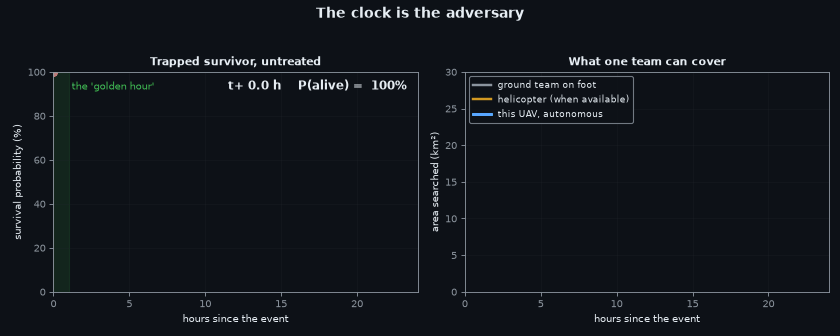
#> input picture docs/assets/01_problem_golden_hour.gif, 840 x 336 px, found by its file name
$ python make_pitch_assets.py
#> lines starting #> are read from the running program, lines starting #| are printed output that depends on the picture
### scripts/_bootstrap.py
"""Make ``python scripts/<anything>.py`` work from a fresh clone.

Why this file exists
--------------------
Running ``python3 scripts/run_rescue_simulation.py`` puts **the script's own
directory** (``scripts/``) at the front of ``sys.path`` - not the repository
root.  The ``sar`` package lives at the repository root, so the import fails::

    ModuleNotFoundError: No module named 'sar'

The usual reflex is ``pip install sar``.  That is actively harmful here: there
is an unrelated project on PyPI called ``sar`` (a synthetic-aperture-radar
helper), and installing it makes the error *change* rather than go away::

    ModuleNotFoundError: No module named 'sar.core'

...because ``import sar`` now resolves to the PyPI package, which has no
``core`` submodule.  This module fixes both halves of that trap:

1. :func:`ensure_repo_on_path` puts the repository root first on ``sys.path``,
   so the sortie runs straight out of a clone with no install step at all;
2. :func:`assert_local_sar` checks that the ``sar`` that actually got imported
   is *this* repository's package, and if it is not, it prints the exact
   command to undo the mistake.

Nothing here is needed once the project is installed with
``pip install -e .`` - it is idempotent and costs a few microseconds, and it
means a teammate cloning the repo at 2 a.m. before a review can just run the
script.
"""

from __future__ import annotations

import importlib.util
import os
import sys
from pathlib import Path
from typing import Iterable, List, Sequence

#: Repository root - the directory that contains ``sar/``, ``scripts/`` and
#: ``pyproject.toml``.
REPO_ROOT = Path(__file__).resolve().parents[1]

#: Third-party modules the simulation cannot run without, mapped to the pip
#: name that provides them (import name != distribution name for Pillow etc.).
CORE_REQUIREMENTS = {
    "numpy": "numpy",
    "scipy": "scipy",
}

#: Modules that only some entry points need.  Missing ones are reported as a
#: hint rather than an error.
OPTIONAL_REQUIREMENTS = {
    "pymavlink": "pymavlink        (real ArduPilot SITL / hardware MAVLink)",
    "matplotlib": "matplotlib       (GIF/PNG figure export)",
    "fastapi": "fastapi uvicorn  (live command-centre dashboard, --live)",
    "onnxruntime": "onnxruntime      (neural detector backend, sar.ai)",
    "cv2": "opencv-python    (real camera capture, sar.hardware)",
}

_BANNER = "=" * 78


def ensure_repo_on_path() -> Path:
    """Put the repository root at the front of ``sys.path``.  Idempotent.

    Front, not back, deliberately: if a stale ``sar`` distribution is installed
    in the active environment, the repository copy must win, otherwise the code
    under test is not the code in the working tree.
    """
    root = str(REPO_ROOT)
    while root in sys.path:
        sys.path.remove(root)
    sys.path.insert(0, root)
    return REPO_ROOT


def _foreign_sar_installed() -> str | None:
    """Return the path of an installed, non-repository ``sar`` package, if any."""
    for entry in sys.path:
        if not entry:
            continue
        try:
            entry_path = Path(entry).resolve()
        except (TypeError, ValueError, OSError):  # pragma: no cover
            continue
        if entry_path == REPO_ROOT:
            continue
        candidate = entry_path / "sar"
        if (candidate / "__init__.py").is_file():
            return str(candidate)
        flat = entry_path / "sar.py"
        if flat.is_file():
            return str(flat)
    return None


def assert_local_sar() -> None:
    """Fail loudly and usefully if ``import sar`` would hit the wrong package."""
    spec = importlib.util.find_spec("sar")
    if spec is None or not spec.origin:
        return  # ensure_repo_on_path() has not run yet, or a namespace package
    origin = Path(spec.origin).resolve()
    try:
        origin.relative_to(REPO_ROOT)
    except ValueError:
        foreign = _foreign_sar_installed() or str(origin)
        sys.stderr.write(
            f"\n{_BANNER}\n"
            "WRONG `sar` PACKAGE ON THE PATH\n"
            f"{_BANNER}\n"
            f"  `import sar` resolves to : {foreign}\n"
            f"  it should resolve to     : {REPO_ROOT / 'sar'}\n\n"
            "There is an unrelated project called `sar` on PyPI (synthetic\n"
            "aperture radar).  If you ran `pip install sar` to fix a\n"
            "ModuleNotFoundError, undo it:\n\n"
            "    pip uninstall -y sar\n"
            "    pip install -e .        # installs THIS repo as `sar`\n\n"
            f"{_BANNER}\n\n")
        raise SystemExit(2)


def check_requirements(extra: Sequence[str] = (), *, strict: bool = True) -> List[str]:
    """Report missing dependencies with an actionable message.

    Returns the list of missing *core* requirements.  With ``strict`` the
    process exits rather than dying later with a bare ``ImportError`` half way
    through a mission.
    """
#> called with extra = (), strict = True
    missing: List[str] = []
    for module, pip_name in {**CORE_REQUIREMENTS,
                             **{m: m for m in extra}}.items():
        if importlib.util.find_spec(module) is None:
            missing.append(pip_name)
    if missing and strict:
        sys.stderr.write(
            f"\n{_BANNER}\n"
            "MISSING DEPENDENCIES\n"
            f"{_BANNER}\n"
            f"  cannot import: {', '.join(missing)}\n\n"
            "  python3 -m venv .venv && source .venv/bin/activate\n"
            "  pip install -e '.[sim]'\n\n"
            f"{_BANNER}\n\n")
        raise SystemExit(2)
    return missing


# [4 lines left out: function optional_status, not called in this run]


def warn_if_foreign_sar_installed() -> None:
    """Non-fatal notice: a PyPI ``sar`` is installed but the repo copy wins.

    The repo copy winning is exactly what we want, but leaving the foreign
    distribution installed will bite the next person who runs a tool that does
    not go through this bootstrap (a notebook, an IDE run configuration), so it
    is worth one line on stderr.
    """
    if os.environ.get("SAR_SUPPRESS_SHADOW_WARNING"):
        return
    foreign = _foreign_sar_installed()
    if foreign:
        sys.stderr.write(
            f"[sar] note: an unrelated `sar` package is installed at {foreign}; "
            "the repository copy is being used. Run `pip uninstall -y sar` to "
            "remove the ambiguity (see docs/HOWTO_RUN.md).\n")


def bootstrap(extra_requirements: Iterable[str] = (), *, strict: bool = True) -> Path:
    """The one call every script makes before importing :mod:`sar`."""
    root = ensure_repo_on_path()
    assert_local_sar()
    warn_if_foreign_sar_installed()
    check_requirements(tuple(extra_requirements), strict=strict)
    # Deterministic, headless, and never blocked on a display server: a sortie
    # that opens a window on a CI runner is a sortie that hangs.
    os.environ.setdefault("MPLBACKEND", "Agg")
    return root


__all__ = [
    "REPO_ROOT",
    "assert_local_sar",
    "bootstrap",
    "check_requirements",
    "ensure_repo_on_path",
    "optional_status",
]

### scripts/make_pitch_assets.py
#!/usr/bin/env python3
"""Generate the bespoke figures used by the SIH pitch deck.

The GIFs in ``docs/assets`` are correct but animated; a pitch deck wants static
frames and a couple of novelty-focused diagrams that the general teaching set
does not cover (the physics-engine identification chain and the architecture).
This script produces, into ``docs/assets/pitch/``:

* first-frame stills of the six teaching animations;
* ``pitch_physics.png``  - the physics-informed survivor identification chain;
* ``pitch_arch.png``     - the end-to-end system architecture.

Everything is rendered with matplotlib from the project's own models where it is
cheap to do so; the physics figure is illustrative and labelled as such.
"""

from __future__ import annotations

import sys
from pathlib import Path

# --- repo-root bootstrap ---------------------------------------------------
sys.path.insert(0, str(Path(__file__).resolve().parents[1]))
from scripts._bootstrap import bootstrap  # noqa: E402

bootstrap()

import numpy as np  # noqa: E402
from PIL import Image  # noqa: E402
import matplotlib  # noqa: E402

matplotlib.use("Agg")
import matplotlib.pyplot as plt  # noqa: E402
from matplotlib.patches import FancyArrowPatch, FancyBboxPatch  # noqa: E402

OUT = Path("docs/assets/pitch")
OUT.mkdir(parents=True, exist_ok=True)

DARK = "#0b1220"
INK = "#e5edf8"
MUTED = "#8ea3c0"
ACCENT = "#22c55e"
CYAN = "#38bdf8"
AMBER = "#f59e0b"
RED = "#dc2626"

plt.rcParams.update({
    "figure.facecolor": DARK, "axes.facecolor": DARK,
    "axes.edgecolor": "#243350", "axes.labelcolor": INK,
    "text.color": INK, "xtick.color": MUTED, "ytick.color": MUTED,
    "font.family": "DejaVu Sans", "savefig.facecolor": DARK,
})


def first_frames() -> None:
    """Pull the first frame of each teaching GIF to a PNG still."""
    order = [
        ("01_problem_golden_hour.gif", "pitch_01_problem.png"),
        ("02_search_coverage.gif", "pitch_02_coverage.png"),
        ("03_detection_pipeline.gif", "pitch_03_detection.png"),
        ("04_gps_denied.gif", "pitch_04_gps.png"),
        ("05_comms_store_forward.gif", "pitch_05_comms.png"),
        ("06_rescue_drop_route.gif", "pitch_06_rescue.png"),
    ]
    for src, dst in order:
        p = Path("docs/assets") / src
        if not p.exists():
            continue
        im = Image.open(p)
#> im is the input picture: PIL image 840x336 P; mean R, G, B 17.5, 21.9, 27.7
        im.seek(0)
        im.convert("RGB").save(OUT / dst)
        print(f"  still  {dst}")


def physics_figure() -> None:
    """The physics-informed identification chain, in four labelled stages."""
    fig, axes = plt.subplots(1, 4, figsize=(12.8, 3.6), constrained_layout=True)
    fig.suptitle("Physics-engine survivor identification — every decision is a physical model, not a learned guess",
                 fontsize=11, color=INK, x=0.5, y=1.02)

    # 1. Radiometric signature (LWIR apparent temperature over time)
    ax = axes[0]
    t = np.linspace(0, 30, 200)
    ax.plot(t, 36.5 - 0.35 * np.sqrt(t), color=RED, lw=2.2,
            label="immersed survivor")
    ax.plot(t, 36.6 + 0.0 * t, color=AMBER, lw=2.0, ls="--",
            label="dry survivor")
    ax.plot(t, 27.0 + 0.0 * t, color=CYAN, lw=1.8, ls=":",
            label="warm roof (decoy)")
    ax.axhline(35.0, color=MUTED, lw=0.8)
    ax.text(31, 35.0, "hypothermia onset 35°C", color=MUTED, fontsize=6.5, va="center")
    ax.set_xlabel("minutes observed"); ax.set_ylabel("apparent temp °C")
    ax.set_title("1 · thermal physiology", fontsize=9, color=CYAN)
    ax.legend(fontsize=6, frameon=False, loc="lower left")
    ax.set_xlim(0, 32); ax.set_ylim(24, 38)

    # 2. Posture from shape + context
    ax = axes[1]
    water = np.linspace(0, 1.2, 50)
    elong = np.linspace(1.0, 2.0, 50)
    W, E = np.meshgrid(water, elong)
    regions = np.zeros_like(W)
    regions[(W > 0.5)] = 1                                  # in water
    regions[(W <= 0.5) & (E > 1.6)] = 2                     # prone/buried
    regions[(W <= 0.5) & (E <= 1.6) & (E > 1.35)] = 3       # lying
    regions[(W <= 0.5) & (E <= 1.35)] = 4                   # standing
    cmap = plt.matplotlib.colors.ListedColormap(
        ["#0b1220", "#1d4ed8", "#7c3aed", "#0891b2", "#16a34a"])
    ax.pcolormesh(water, elong, regions, cmap=cmap, vmin=0, vmax=4, shading="auto")
    labels = ["in-water clinging", "prone / partial burial", "lying",
              "standing / walking"]
    for i, (wd, el, lab) in enumerate([(0.85, 1.1, labels[0]),
                                        (0.2, 1.8, labels[1]),
                                        (0.2, 1.5, labels[2]),
                                        (0.2, 1.15, labels[3])]):
        ax.text(wd, el, lab, fontsize=6.5, ha="center", va="center", color="white")
    ax.set_xlabel("water depth m"); ax.set_ylabel("elongation")
    ax.set_title("2 · posture from physics", fontsize=9, color=CYAN)
    ax.set_xticks([0, 0.5, 1.0]); ax.set_yticks([1.0, 1.5, 2.0])

    # 3. Ballistic release (drag + wind)
    ax = axes[2]
    release = np.array([0.0, 0.0])
    impact_no_wind = np.array([-6.0, 0.0])
    impact_wind = np.array([-9.0, 3.2])
    xs = np.linspace(0, 1, 40)
    curve = np.array([xs * -6.0, (1 - (xs - 0.5) ** 2) * 2.0])
    ax.plot(curve[0], curve[1], color=ACCENT, lw=1.6)
    ax.scatter(*release, color=CYAN, s=40, zorder=5)
    ax.scatter(*impact_wind, color=RED, s=40, zorder=5, marker="x")
    ax.annotate("release", release + [0.5, 0.2], color=CYAN, fontsize=7)
    ax.annotate("impact (wind-corrected)", impact_wind + [0.5, 0.2],
                color=RED, fontsize=7)
    ax.add_patch(FancyArrowPatch((impact_no_wind[0], 1.0), (impact_wind[0], 1.3),
                                 arrowstyle="->", color=AMBER, lw=1.2))
    ax.text(-8.2, 1.05, "wind drift", color=AMBER, fontsize=7)
    ax.set_xlim(-11, 2); ax.set_ylim(-0.8, 2.2)
    ax.axis("off")
    ax.set_title("3 · ballistic drop (drag + wind)", fontsize=9, color=CYAN)

    # 4. A* rescue routing
    ax = axes[3]
    rng = np.random.default_rng(3)
    ax.set_facecolor("#0e1626")
    for _ in range(26):
        x, y = rng.uniform(0, 10, 2)
        ax.add_patch(FancyBboxPatch((x, y), 0.7, 0.7,
                                    boxstyle="round,pad=0.05",
                                    fc="#1d2b44", ec="none"))
    way = np.array([[0.5, 0.5], [2.1, 1.4], [3.0, 3.1], [5.0, 4.2],
                    [6.4, 5.6], [8.2, 7.0], [9.4, 9.4]])
    ax.plot(way[:, 0], way[:, 1], color=CYAN, lw=2.0, ls="--")
    ax.scatter(0.5, 0.5, color=ACCENT, s=60, zorder=5)
    ax.scatter(9.4, 9.4, color=RED, s=60, zorder=5)
    ax.annotate("GCS", (0.5, 0.2), color=ACCENT, fontsize=7)
    ax.annotate("survivor", (8.4, 9.1), color=RED, fontsize=7)
    ax.set_xlim(0, 10); ax.set_ylim(0, 10); ax.axis("off")
    ax.set_title("4 · A* safe route to victim", fontsize=9, color=CYAN)

    fig.savefig(OUT / "pitch_physics.png", dpi=150, bbox_inches="tight")
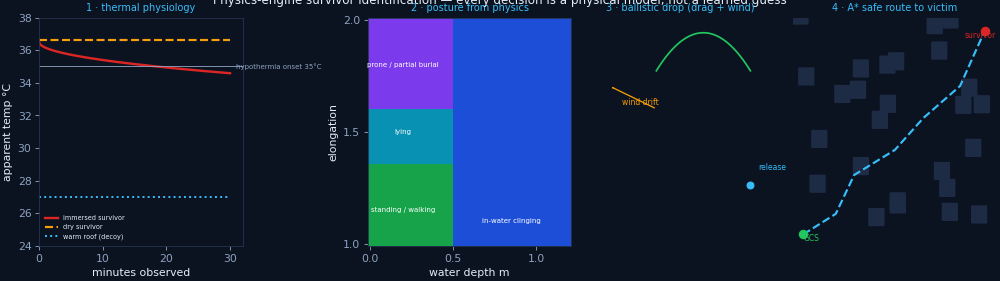
#> figure drawn by matplotlib, 4 panels; panel 1: curve peaks at x = 0, y = 36.5
    plt.close(fig)
#> figure, not shown here; panel 1: curve peaks at x = 0, y = 36.5
    print("  figure pitch_physics.png")


def arch_figure() -> None:
    """The end-to-end system architecture as a layered block diagram."""
    fig, ax = plt.subplots(figsize=(12.8, 7.0))
    ax.axis("off")
    ax.set_xlim(0, 12.8); ax.set_ylim(0, 7.0)

    def box(x, y, w, h, title, sub="", fc="#111a2b", ec="#243350", tcol=INK):
        ax.add_patch(FancyBboxPatch((x, y), w, h,
                                    boxstyle="round,pad=0.02,rounding_size=0.12",
                                    fc=fc, ec=ec, lw=1.2))
        ax.text(x + w / 2, y + h - 0.34, title, ha="center", va="center",
                fontsize=9.5, color=tcol, weight="bold")
        if sub:
            ax.text(x + w / 2, y + h - 0.82, sub, ha="center", va="center",
                    fontsize=6.8, color=MUTED)
        return (x + w / 2, y + h / 2)

    def arrow(p0, p1, color=ACCENT, style="-|>"):
        ax.add_patch(FancyArrowPatch(p0, p1, arrowstyle=style, mutation_scale=14,
                                     color=color, lw=1.4, shrinkA=2, shrinkB=2))

    # Layer 1 - sensing
    c1 = box(0.5, 5.7, 2.6, 1.0, "RGB camera", "EO · saliency, shape", fc="#12203a")
    c2 = box(3.4, 5.7, 2.6, 1.0, "LWIR thermal", "radiometry · vitals", fc="#12203a")
    c3 = box(6.3, 5.7, 2.6, 1.0, "IMU / baro / GPS", "H743-Wing + ArduPilot", fc="#12203a")
    c4 = box(9.2, 5.7, 2.6, 1.0, "Range / LIDAR", "terrain, altitude", fc="#12203a")

    # Layer 2 - edge AI
    e1 = box(0.5, 3.9, 2.6, 1.1, "YOLO detect", "RGB + thermal backends", fc="#14213d", ec=CYAN)
    e2 = box(3.4, 3.9, 2.6, 1.1, "Physics engine", "posture · triage · decoy veto", fc="#14213d", ec=AMBER)
    e3 = box(6.3, 3.9, 2.6, 1.1, "Geo-tagging", "error ellipse, honest sigma", fc="#14213d", ec=CYAN)
    e4 = box(9.2, 3.9, 2.6, 1.1, "Hazard map", "flood · fire · collapse", fc="#14213d", ec=CYAN)

    # Layer 3 - navigation
    n1 = box(0.5, 2.1, 2.6, 1.1, "GNSS nav", "EKF source set 1", fc="#0f1d2e")
    n2 = box(3.4, 2.1, 2.6, 1.1, "GNSS-denied", "VIO + EKF3 ext-nav", fc="#0f1d2e", ec=AMBER)
    n3 = box(6.3, 2.1, 2.6, 1.1, "Belief search", "boustrophedon, POC×POD", fc="#0f1d2e")
    n4 = box(9.2, 2.1, 2.6, 1.1, "Rescue act", "drop + A* route", fc="#0f1d2e", ec=RED)

    # Layer 4 - comms + GCS
    g1 = box(0.5, 0.35, 3.4, 1.2, "ExpressLRS + LoRa", "store-and-forward, priority tiers", fc="#0d1730")
    g2 = box(4.2, 0.35, 3.4, 1.2, "MAVLink telemetry", "alerts not video", fc="#0d1730")
    g3 = box(7.9, 0.35, 3.9, 1.2, "GCS dashboard", "live + offline replay", fc="#0d1730", ec=ACCENT)

    # Vertical arrows
    for c in (c1, c2, c3, c4):
        arrow((c[0], 5.65), (c[0], 5.05))
    for i, e in enumerate((e1, e2, e3, e4)):
        arrow((e[0], 3.85), (e[0], 3.25))
        arrow((e[0], 3.85), (e[0], 3.25), color=CYAN)
    arrow((c1[0], 5.65), (e1[0], 5.05))
    # layer joins
    arrow((e1[0], 3.85), (n1[0], 3.25))
    arrow((e2[0], 3.85), (n2[0], 3.25))
    arrow((e3[0], 3.85), (n3[0], 3.25))
    arrow((e4[0], 3.85), (n4[0], 3.25))
    arrow((n1[0], 2.05), (g1[0] + 0.7, 1.6), color=CYAN)
    arrow((n2[0], 2.05), (g2[0] + 0.7, 1.6), color=CYAN)
    arrow((n3[0], 2.05), (g2[0] + 0.7, 1.6), color=CYAN)
    arrow((n4[0], 2.05), (g3[0] - 0.7, 1.6), color=RED)

    fig.savefig(OUT / "pitch_arch.png", dpi=150, bbox_inches="tight")
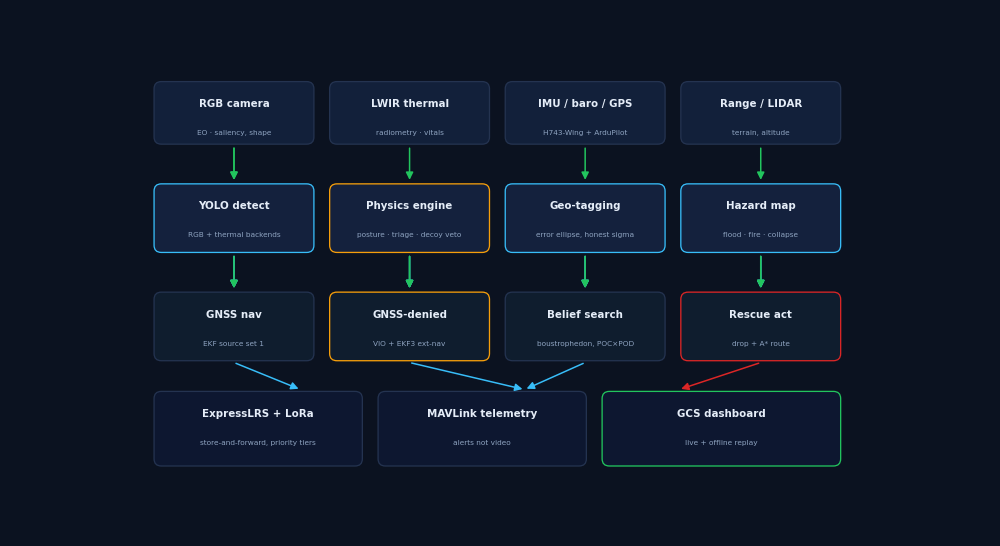
#> figure drawn by matplotlib, 1 panel
    plt.close(fig)
    print("  figure pitch_arch.png")


def main(argv=None) -> int:
    import argparse
    parser = argparse.ArgumentParser(
        description="Generate stills and novelty figures for the SIH pitch deck.")
    parser.add_argument("--only", choices=["stills", "physics", "arch"],
                        help="build a single asset group")
    args = parser.parse_args(argv)
    if args.only in (None, "stills"):
        first_frames()
    if args.only in (None, "physics"):
        physics_figure()
    if args.only in (None, "arch"):
        arch_figure()
    print(f"pitch assets -> {OUT}")
    return 0


if __name__ == "__main__":
    raise SystemExit(main())
#> (the program exits here)
